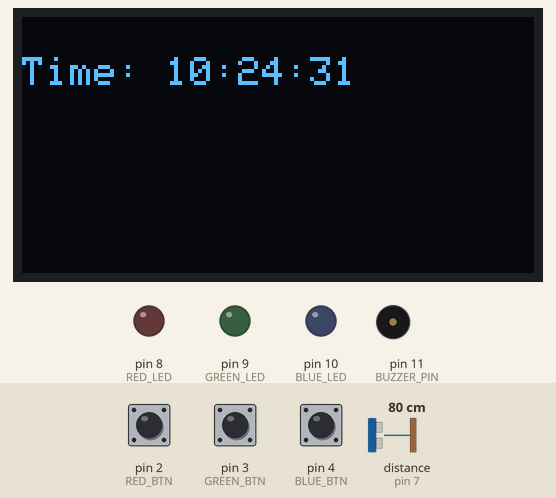
The sketch below on a simulated Arduino Uno, built with avr-gcc and run on an emulated ATmega328P. Shown: 128×64 one-colour display, output pins drawn as LEDs (lit = HIGH), buzzer (waves = sounding). Inputs (shaded band) come from the test bench; at power-on: pin 3 (GREEN_BTN) HIGH, pin 4 (BLUE_BTN) HIGH, pin 2 (RED_BTN) HIGH, distance to the obstacle (sensor on pin 7) 80 cm. The echo pulse lasts 58.3 µs per cm; the local clock reads 2024-03-15 10:24:30 at power-on unless the sketch sets it; pins used as bus, display or sensor lines are not drawn.

Above: at 1.6 s.
1.7 s: pin 3 (GREEN_BTN) pulled LOW for 0.15 s
At 3.1 s:
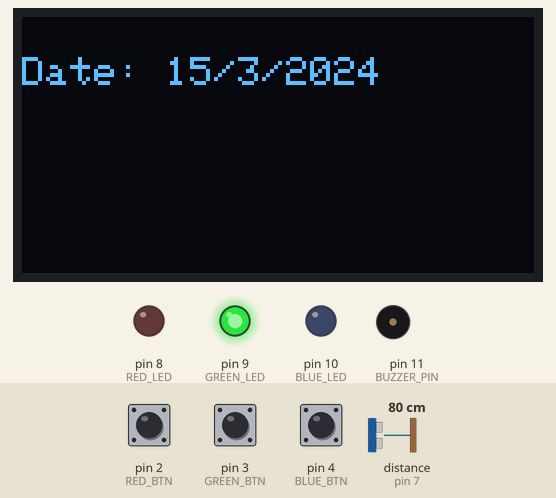
4.8 s: pin 4 (BLUE_BTN) pulled LOW for 0.15 s
At 6.2 s:
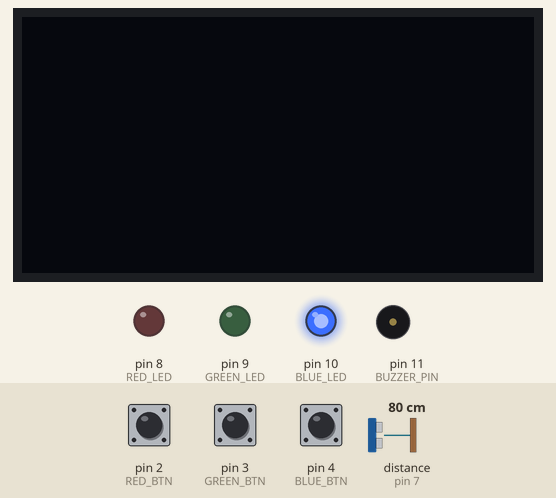
6.5 s: pin 2 (RED_BTN) pulled LOW for 0.15 s
At 6.82 s:
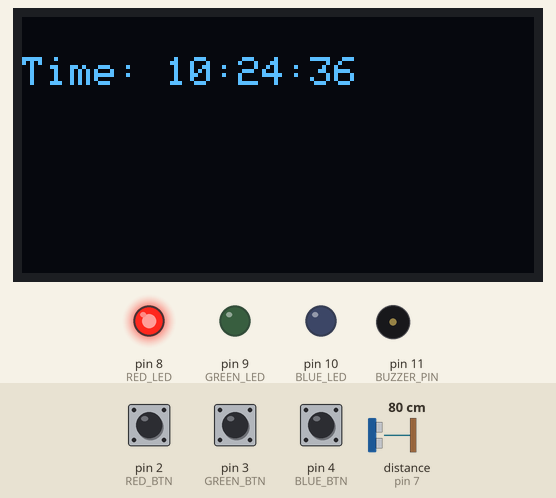
8.5 s: pin 3 (GREEN_BTN) pulled LOW for 1 s
At 12.1 s:
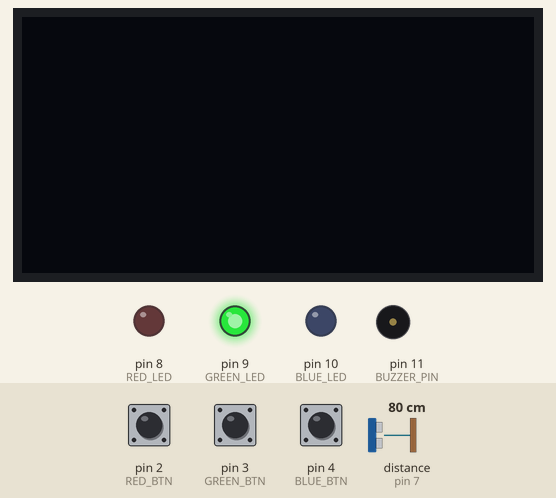
12.5 s: pin 2 (RED_BTN) pulled LOW for 1 s
At 13.8 s:
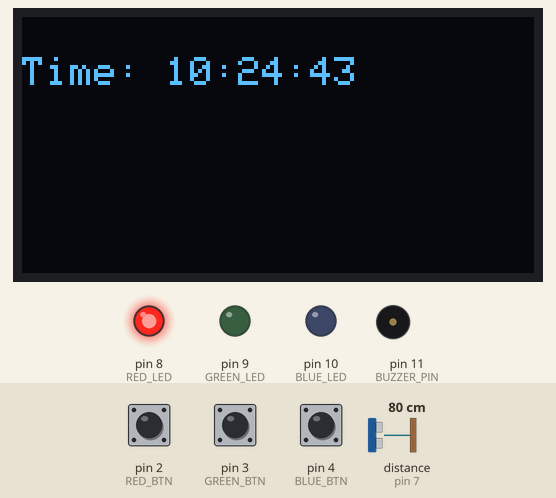
15.0 s: distance to the obstacle (sensor on pin 7) set to 7 cm
16.5 s: distance to the obstacle (sensor on pin 7) set to 4 cm
At 20.27 s:
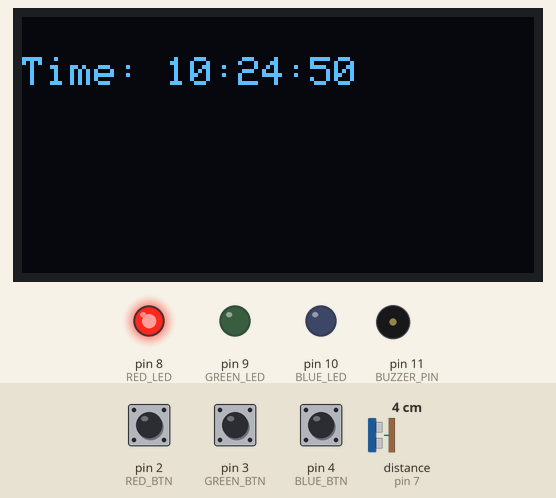
Timing chart, 0 to 20.5 s (numbered marks = the images above; inputs shaded):
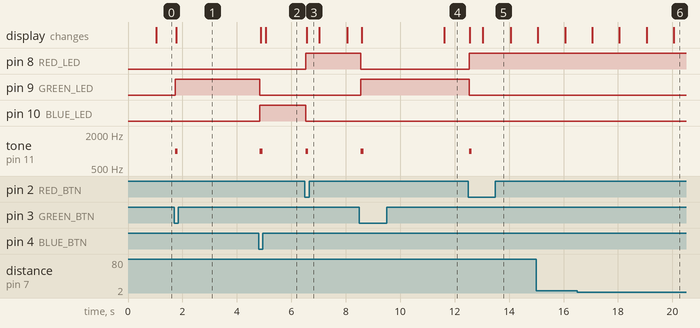

Measured:
- after the input at 1.7 s, pin 9 (GREEN_LED): LOW → HIGH at once; tone on pin 11 (BUZZER_PIN): silent → 1000 Hz at once, → silent 0.10 s later; the display: changes after 0.06 s (image 1)
- after the input at 4.8 s, pin 9 (GREEN_LED): HIGH → LOW at once; pin 10 (BLUE_LED): LOW → HIGH at once; tone on pin 11 (BUZZER_PIN): silent → 1000 Hz at once, → silent 0.10 s later; the display: first changes after 0.07 s (image 2 shows a later state)
- after the input at 6.5 s, pin 8 (RED_LED): LOW → HIGH at once; pin 10 (BLUE_LED): HIGH → LOW at once; tone on pin 11 (BUZZER_PIN): silent → 1000 Hz at once, → silent 0.10 s later; the display: changes after 0.06 s (image 3)
- after the input at 8.5 s, pin 8 (RED_LED): HIGH → LOW after 0.06 s; pin 9 (GREEN_LED): LOW → HIGH after 0.06 s; tone on pin 11 (BUZZER_PIN): silent → 1000 Hz after 0.06 s, → silent 0.10 s later; the display: first changes after 0.09 s (image 4 shows a later state)
- after the input at 12.5 s, pin 8 (RED_LED): LOW → HIGH at once; pin 9 (GREEN_LED): HIGH → LOW at once; tone on pin 11 (BUZZER_PIN): silent → 1000 Hz at once, → silent 0.10 s later; the display: first changes after 0.06 s (image 5 shows a later state)

The sketch:

final.ino
```cpp
#include <Wire.h>
#include <Adafruit_GFX.h>
#include <Adafruit_SSD1306.h>
#include <RTClib.h>
#include <Bounce2.h>

// OLED and RTC setup
#define SCREEN_WIDTH 128
#define SCREEN_HEIGHT 64
Adafruit_SSD1306 display(SCREEN_WIDTH, SCREEN_HEIGHT, &Wire, -1);
RTC_DS3231 rtc;

// Pin definitions
#define RED_BTN 2
#define GREEN_BTN 3
#define BLUE_BTN 4

#define RED_LED 8
#define GREEN_LED 9
#define BLUE_LED 10

#define BUZZER_PIN 11

#define TRIG_PIN 6
#define ECHO_PIN 7

// Menu tracking
int currentMenu = 0;

// Stopwatch state
bool stopwatchRunning = false;
unsigned long stopwatchStart = 0;
unsigned long elapsedTime = 0;
unsigned long btnHoldStart = 0;
bool btnHeld = false;

// Screen sleep state
bool screenOn = true;
unsigned long lastInteractionTime = 0;
const unsigned long screenTimeout = 5000;

// Bounce objects
Bounce redButton = Bounce();
Bounce greenButton = Bounce();
Bounce blueButton = Bounce();

// Setup function to initialise the hardware
void setup() {
  pinMode(RED_BTN, INPUT_PULLUP);
  pinMode(GREEN_BTN, INPUT_PULLUP);
  pinMode(BLUE_BTN, INPUT_PULLUP);

  pinMode(RED_LED, OUTPUT);
  pinMode(GREEN_LED, OUTPUT);
  pinMode(BLUE_LED, OUTPUT);

  pinMode(BUZZER_PIN, OUTPUT);

  pinMode(TRIG_PIN, OUTPUT);
  pinMode(ECHO_PIN, INPUT);

  redButton.attach(RED_BTN); redButton.interval(25);
  greenButton.attach(GREEN_BTN); greenButton.interval(25);
  blueButton.attach(BLUE_BTN); blueButton.interval(25);

  display.begin(SSD1306_SWITCHCAPVCC, 0x3C);
  rtc.begin();

  // Used to adjust the time
  // rtc.adjust(DateTime(F(__DATE__), F(__TIME__)));

  renderMenu(currentMenu);
  lastInteractionTime = millis();
}

// Main loop function to handle button presses and display updates
void loop() {
  redButton.update();
  greenButton.update();
  blueButton.update();

  // Menu switching
  if (redButton.fell()) {
    playBeep();
    selectMenu(0);
  }
  if (greenButton.fell()) {
    playBeep();
    selectMenu(1);
  }
  if (blueButton.fell()) {
    playBeep();
    if (currentMenu == 2) {
      stopwatchRunning = !stopwatchRunning;
      if (stopwatchRunning) stopwatchStart = millis() - elapsedTime;
    } else {
      selectMenu(2);
    }
  }

  // Stopwatch control
  if (currentMenu == 2 && digitalRead(BLUE_BTN) == LOW) {
    if (!btnHeld) {
      btnHoldStart = millis();
      btnHeld = true;
    } else if (millis() - btnHoldStart >= 2000) {
      stopwatchRunning = false;
      elapsedTime = 0;
      btnHeld = false;
      renderMenu(2);
    }
  } else {
    btnHeld = false;
  }

  // Turn off the screen after timeout
  if (millis() - lastInteractionTime >= screenTimeout && screenOn) {
    display.ssd1306_command(SSD1306_DISPLAYOFF);
    screenOn = false;
  }

  // Check for interaction to turn the screen back on
  if (!screenOn && (redButton.fell() || greenButton.fell() || blueButton.fell() || motionDetected())) {
    display.ssd1306_command(SSD1306_DISPLAYON);
    screenOn = true;
    renderMenu(currentMenu);
    lastInteractionTime = millis();
  }

  // Update the display if the screen is on
  if (screenOn) {
    if (currentMenu == 0 || currentMenu == 1) renderMenu(currentMenu);
    else if (currentMenu == 2 && stopwatchRunning) renderStopwatch();
  }
}

// Menu selection function
void selectMenu(int menuIndex) {
  if (menuIndex == currentMenu) return;
  currentMenu = menuIndex;

  digitalWrite(RED_LED, menuIndex == 0 ? HIGH : LOW);
  digitalWrite(GREEN_LED, menuIndex == 1 ? HIGH : LOW);
  digitalWrite(BLUE_LED, menuIndex == 2 ? HIGH : LOW);

  renderMenu(currentMenu);
}

// Menu rendering function
void renderMenu(int menu) {
  display.clearDisplay();
  display.setTextSize(1);
  display.setTextColor(SSD1306_WHITE);
  display.setCursor(0, 10);

  DateTime now = rtc.now();

  // Display information based on the selected menu menu
  // Time Menu
  if (menu == 0) {
    display.print("Time: ");
    display.print(now.hour()); display.print(":");
    if (now.minute() < 10) display.print("0");
    display.print(now.minute()); display.print(":");
    if (now.second() < 10) display.print("0");
    display.print(now.second());
  }

  // Date Menu
    else if (menu == 1) {
    display.print("Date: ");
    display.print(now.day()); display.print("/");
    display.print(now.month()); display.print("/");
    display.print(now.year());
  }

  // Stopwatch Menu
    else if (menu == 2) {
    display.println("Stopwatch:");
    display.setCursor(0, 30);
    unsigned long ms = stopwatchRunning ? millis() - stopwatchStart : elapsedTime;
    elapsedTime = ms;
    int seconds = (ms / 1000) % 60;
    int minutes = (ms / 60000) % 60;
    int hours = ms / 3600000;
    display.print(hours); display.print(":");
    if (minutes < 10) display.print("0");
    display.print(minutes); display.print(":");
    if (seconds < 10) display.print("0");
    display.print(seconds);
  }

  display.display();
}

// Render the stopwatch display
void renderStopwatch() {
  renderMenu(2);
}

// Plays buzzer sounds
void playBeep() {
  tone(BUZZER_PIN, 1000, 100);
}

// Detect motion using ultrasonic sensor
bool motionDetected() {
  digitalWrite(TRIG_PIN, LOW);
  delayMicroseconds(2);
  digitalWrite(TRIG_PIN, HIGH);
  delayMicroseconds(10);
  digitalWrite(TRIG_PIN, LOW);

  long duration = pulseIn(ECHO_PIN, HIGH, 30000);
  long distance = duration * 0.034 / 2;

  return (distance > 0 && distance < 5);
}
```
